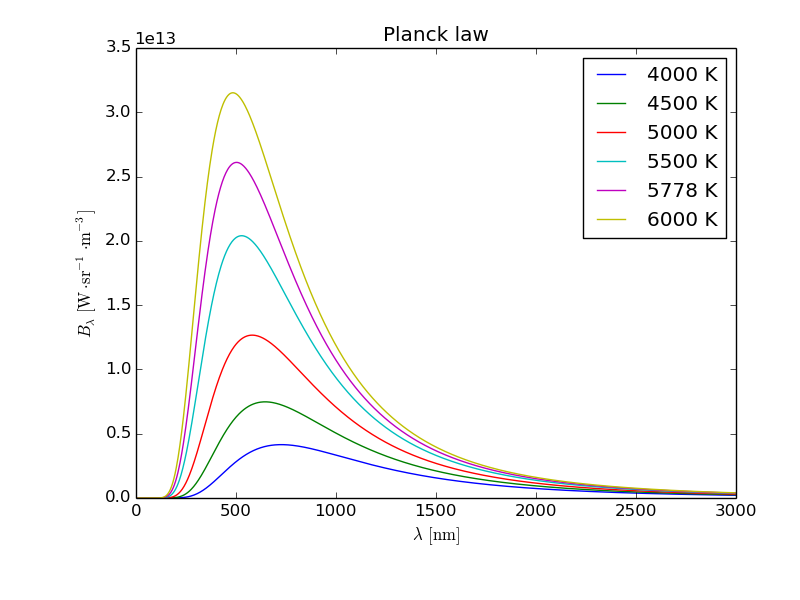

Reproduce this figure in Python.
import matplotlib.pyplot as plt 
import matplotlib
import numpy as np
import math
import scipy
from integration_methods import int_rectangular  
from integration_methods import int_trapezoid
from integration_methods import int_simpson

##### T ... temperature [K]
##### a ... left point of interval ######## a and b are wave lenghts
##### b ... right point of interval
##### N ... length of step


###############################    planck law #########################################################
def planck(T,a,b,N):
      planck = []
      h = 6.636 
      c = 3.0 
      k = 1.38 
      for i in np.arange(a,b,N):
	    exp = np.exp(h * c * 10**(-3)/(i * 10**(-9) * k * T))
	    planck.append((2.0 * h * 10**(-34) * c**2 * 10**(16) * 10**(45))/(i**5 * (exp-1)))
      return planck
  
###############################  imput to planck law ############################################
a = 10.0   ### in nm
b = 3000.0
N = 1000
h = (b-a)/N


x = []
for i in np.arange(a,b,h):
      x.append(i)

###############################  plot        ###################################################### 
fig = plt.figure()
axes = fig.add_axes([0.17,0.17,0.75,0.75])
axes.plot(x,planck(4000.0,a,b,h),label=r"4000 K")
axes.plot(x,planck(4500.0,a,b,h),label=r"4500 K")
axes.plot(x,planck(5000.0,a,b,h),label=r"5000 K")
axes.plot(x,planck(5500.0,a,b,h),label=r"5500 K")
axes.plot(x,planck(5778.0,a,b,h),label=r"5778 K")
axes.plot(x,planck(6000.0,a,b,h),label=r"6000 K")
axes.set_xlabel(r'$\lambda \, [\mathrm{nm}]$')
axes.set_ylabel(r'$B_{\lambda} \, [\mathrm{W \cdot sr^{-1} \cdot m^{-3} }]$')
axes.set_title('Planck law')
axes.legend(loc=1)
fig.savefig("planck.png")

###########################   integration  ##########################################################

sol1=int_rectangular(planck(5778.0,a,b,h),a,b,N)*10**(-9)*3.14
sol2=int_trapezoid(planck(5778.0,a,b,h),a,b,N)*10**(-9)*3.14
sol3=int_simpson(planck(5778.0,a,b,h),a,b,N)*10**(-9)*3.14
print(sol1," rectangular")
print(sol2," trapezoid")
print(sol3," Simpson")

sol_analytical = 5.670373 * 10**(-8) * 5778.0**4
print(sol_analytical," Stefan-Boltzmann law")
